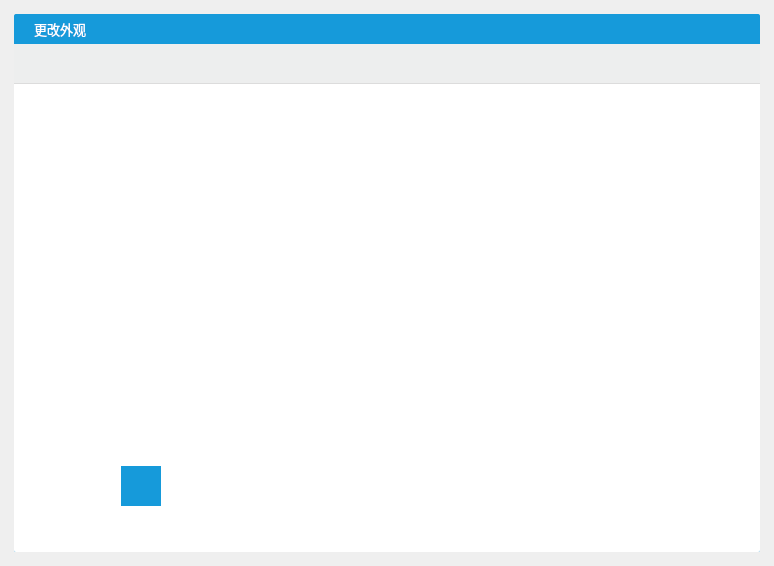
<?xml version="1.0" encoding="UTF-8"?>
<ui version="4.0">
 <class>ColorPickForm</class>
 <widget class="QWidget" name="ColorPickForm">
  <property name="geometry">
   <rect>
    <x>0</x>
    <y>0</y>
    <width>770</width>
    <height>562</height>
   </rect>
  </property>
  <property name="windowTitle">
   <string>选择皮肤</string>
  </property>
  <property name="windowIcon">
   <iconset resource="../../rs/rs.qrc">
    <normaloff>:/sys/qlogo.png</normaloff>:/sys/qlogo.png</iconset>
  </property>
  <property name="styleSheet">
   <string notr="true">*{
	font: 75 9pt &quot;微软雅黑&quot;;
}

#color_main_widget{
	border-image: url(:/sys/back.png) 5;
	border-radius:2px;
}

#centralwidget{
	border-radius:2px;
	background-color: rgb(22, 154, 218);
}

/*标题栏*/
#color_main_top{
	
	border-top-left-radius:2px;
	border-top-right-radius:2px;
}

#color_main_top *{
	color:#fff;
	font-size:10pt;
}

#color_main_con{
	
	background-color: rgb(255, 255, 255);
	border-bottom-left-radius:2px;
	border-bottom-right-radius:2px;
}

#color_main_con #widget_tool{
	background-color: rgb(237, 238, 238);
	border-bottom:1px solid rgb(220,220,220);
}

#color_main_con #widget_colors{

}

#color_main_con #color_items QPushButton,#color_panle_pushButton{
	background-color: rgb(22, 154, 218);
	border:none;
}

#color_main_con #color_items QPushButton:hover,
#color_panle_pushButton:hover
{
	border:3px solid rgb(39,140,222);
}

#color_panle_pushButton{
	background-image: url(:/sys/color_panle.png);
	
}
</string>
  </property>
  <layout class="QVBoxLayout" name="verticalLayout_3">
   <item>
    <widget class="QWidget" name="color_main_widget" native="true">
     <property name="minimumSize">
      <size>
       <width>752</width>
       <height>544</height>
      </size>
     </property>
     <property name="styleSheet">
      <string notr="true"/>
     </property>
     <layout class="QVBoxLayout" name="verticalLayout_5">
      <property name="spacing">
       <number>0</number>
      </property>
      <property name="leftMargin">
       <number>3</number>
      </property>
      <property name="topMargin">
       <number>3</number>
      </property>
      <property name="rightMargin">
       <number>3</number>
      </property>
      <property name="bottomMargin">
       <number>3</number>
      </property>
      <item>
       <widget class="QWidget" name="centralwidget" native="true">
        <property name="styleSheet">
         <string notr="true">#centralwidget{
 
	
}</string>
        </property>
        <layout class="QVBoxLayout" name="verticalLayout_2">
         <property name="spacing">
          <number>0</number>
         </property>
         <property name="leftMargin">
          <number>0</number>
         </property>
         <property name="topMargin">
          <number>0</number>
         </property>
         <property name="rightMargin">
          <number>0</number>
         </property>
         <property name="bottomMargin">
          <number>0</number>
         </property>
         <item>
          <widget class="QWidget" name="color_main_top" native="true">
           <property name="minimumSize">
            <size>
             <width>0</width>
             <height>30</height>
            </size>
           </property>
           <property name="maximumSize">
            <size>
             <width>16777215</width>
             <height>30</height>
            </size>
           </property>
           <property name="styleSheet">
            <string notr="true"/>
           </property>
           <layout class="QHBoxLayout" name="horizontalLayout_3">
            <property name="spacing">
             <number>6</number>
            </property>
            <property name="leftMargin">
             <number>6</number>
            </property>
            <property name="topMargin">
             <number>6</number>
            </property>
            <property name="rightMargin">
             <number>6</number>
            </property>
            <property name="bottomMargin">
             <number>6</number>
            </property>
            <item>
             <widget class="QLabel" name="label_2">
              <property name="maximumSize">
               <size>
                <width>20</width>
                <height>20</height>
               </size>
              </property>
              <property name="text">
               <string/>
              </property>
              <property name="pixmap">
               <pixmap resource="../../rs/rs.qrc">:/sys/qlogo.png</pixmap>
              </property>
              <property name="scaledContents">
               <bool>true</bool>
              </property>
             </widget>
            </item>
            <item>
             <widget class="QLabel" name="label">
              <property name="text">
               <string>更改外观</string>
              </property>
             </widget>
            </item>
            <item>
             <spacer name="horizontalSpacer_2">
              <property name="orientation">
               <enum>Qt::Horizontal</enum>
              </property>
              <property name="sizeHint" stdset="0">
               <size>
                <width>40</width>
                <height>20</height>
               </size>
              </property>
             </spacer>
            </item>
           </layout>
          </widget>
         </item>
         <item>
          <widget class="QWidget" name="color_main_con" native="true">
           <layout class="QVBoxLayout" name="verticalLayout">
            <property name="spacing">
             <number>0</number>
            </property>
            <property name="leftMargin">
             <number>0</number>
            </property>
            <property name="topMargin">
             <number>0</number>
            </property>
            <property name="rightMargin">
             <number>0</number>
            </property>
            <property name="bottomMargin">
             <number>0</number>
            </property>
            <item>
             <widget class="QWidget" name="widget_tool" native="true">
              <property name="minimumSize">
               <size>
                <width>0</width>
                <height>40</height>
               </size>
              </property>
              <property name="maximumSize">
               <size>
                <width>16777215</width>
                <height>40</height>
               </size>
              </property>
             </widget>
            </item>
            <item>
             <widget class="QWidget" name="widget_colors" native="true">
              <layout class="QVBoxLayout" name="verticalLayout_4" stretch="1,0">
               <property name="spacing">
                <number>1</number>
               </property>
               <property name="leftMargin">
                <number>6</number>
               </property>
               <property name="topMargin">
                <number>6</number>
               </property>
               <property name="rightMargin">
                <number>6</number>
               </property>
               <property name="bottomMargin">
                <number>6</number>
               </property>
               <item>
                <widget class="QWidget" name="widget" native="true"/>
               </item>
               <item>
                <widget class="QWidget" name="widget_2" native="true">
                 <layout class="QHBoxLayout" name="horizontalLayout" stretch="0,0,1">
                  <property name="spacing">
                   <number>1</number>
                  </property>
                  <property name="leftMargin">
                   <number>0</number>
                  </property>
                  <property name="topMargin">
                   <number>0</number>
                  </property>
                  <property name="rightMargin">
                   <number>0</number>
                  </property>
                  <property name="bottomMargin">
                   <number>0</number>
                  </property>
                  <item>
                   <widget class="QWidget" name="color_items" native="true">
                    <property name="minimumSize">
                     <size>
                      <width>100</width>
                      <height>40</height>
                     </size>
                    </property>
                    <layout class="QHBoxLayout" name="horizontalLayout_2">
                     <property name="spacing">
                      <number>1</number>
                     </property>
                     <property name="leftMargin">
                      <number>0</number>
                     </property>
                     <property name="topMargin">
                      <number>0</number>
                     </property>
                     <property name="rightMargin">
                      <number>0</number>
                     </property>
                     <property name="bottomMargin">
                      <number>0</number>
                     </property>
                    </layout>
                   </widget>
                  </item>
                  <item>
                   <widget class="QPushButton" name="color_panle_pushButton">
                    <property name="minimumSize">
                     <size>
                      <width>40</width>
                      <height>40</height>
                     </size>
                    </property>
                    <property name="maximumSize">
                     <size>
                      <width>40</width>
                      <height>40</height>
                     </size>
                    </property>
                    <property name="text">
                     <string/>
                    </property>
                   </widget>
                  </item>
                  <item>
                   <spacer name="horizontalSpacer">
                    <property name="orientation">
                     <enum>Qt::Horizontal</enum>
                    </property>
                    <property name="sizeHint" stdset="0">
                     <size>
                      <width>0</width>
                      <height>0</height>
                     </size>
                    </property>
                   </spacer>
                  </item>
                 </layout>
                </widget>
               </item>
              </layout>
             </widget>
            </item>
            <item>
             <widget class="QWidget" name="widget_operate" native="true">
              <property name="minimumSize">
               <size>
                <width>0</width>
                <height>40</height>
               </size>
              </property>
              <property name="maximumSize">
               <size>
                <width>16777215</width>
                <height>40</height>
               </size>
              </property>
             </widget>
            </item>
           </layout>
          </widget>
         </item>
        </layout>
       </widget>
      </item>
     </layout>
    </widget>
   </item>
  </layout>
 </widget>
 <resources>
  <include location="../../rs/rs.qrc"/>
 </resources>
 <connections/>
</ui>
